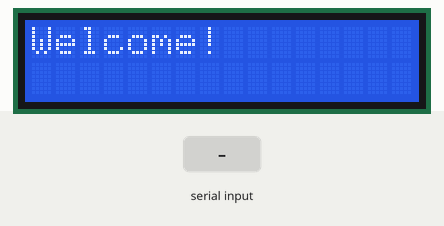
Simulated run of this sketch. Board: Arduino Uno, built with avr-gcc and run on an emulated ATmega328P. Parts: 16×2 character LCD. Inputs (shaded band) come from the test bench. The local clock reads 2024-03-15 10:24:30 at power-on unless the sketch sets it; random numbers use the default seed unless the sketch sets one; what the sketch prints to the serial monitor is not drawn.

Above: at 1.2 s.
1.3 s: "90,45\n" received over the second serial link
At 3.4 s:
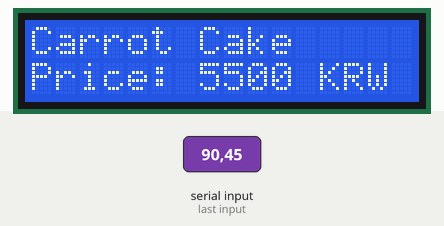
3.8 s: "a90\n" received over the second serial link
At 4.8 s:
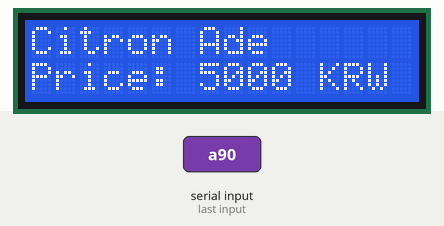
5.3 s: "30,150\n" received over the second serial link
At 5.8 s:
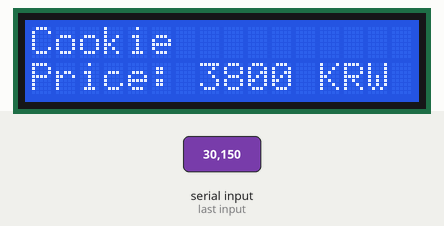
Timing chart, 0 to 8.3 s (numbered marks = the images above; inputs shaded):
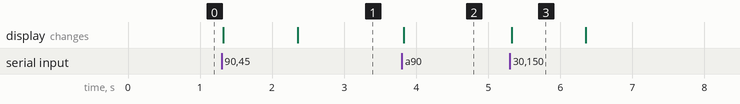

Measured:
- after the input at 1.3 s, the display: first changes at once (image 1 shows a later state)
- after the input at 3.8 s, the display: changes at once (image 2)
- after the input at 5.3 s, the display: changes at once (image 3)
- what the display in image 3 shows lasts 1.1 s, from 5.3 s to 6.4 s

The sketch:

menu_suggestion.ino
```cpp
#include <Wire.h>
#include <LiquidCrystal_I2C.h>
#include <SoftwareSerial.h>
#include <RTClib.h> // RTC 라이브러리 추가

SoftwareSerial bluetoothSerial(2, 3);

LiquidCrystal_I2C lcd(0x27, 16, 2);
RTC_DS1307 rtc; // RTC 객체 생성

String beverages[] = {"Americano", "Cafe Latte", "Vanilla Latte", "Milk Tea Latte", "Grapefruit Ade", "Citron Ade", "YujuPeachGreenTea", "Chamomile Medley", "English BlackFirst", "Pistachio Latte", "PassionFruit&Peach"};
String desserts[] = {"Cookie", "Carrot Cake", "Bagel"};
int drinkPrices[] = {4000, 4500, 5000, 5000, 5000, 5000, 5000, 5000, 5000, 5500, 5700};
int dessertPrices[] = {3800, 5500, 5500};

// String menu[] = {"drink", "dessert"}
// String category[] = {"mbti", "age", "animal", "random"}

void setup() {
  lcd.init();
  lcd.backlight();
  lcd.print("Welcome!");

  // Serial 통신 초기화
  Serial.begin(9600);
  bluetoothSerial.begin(9600);

  // RTC 초기화
  rtc.begin();

  // RTC가 초기화되지 않은 경우 현재 날짜 및 시간 설정
  if (!rtc.isrunning()) {
    rtc.adjust(DateTime(F(__DATE__), F(__TIME__))); // 컴파일한 날짜와 시간으로 설정
  }
}

void loop() {
  // 사용자 입력 받기

  while (!bluetoothSerial.available()) {}
  char firstData = bluetoothSerial.read();
  Serial.print("Received: ");
  Serial.println(firstData);

  while (!bluetoothSerial.available()) {}
  char secondData = bluetoothSerial.read();
  Serial.print("Received: ");
  Serial.println(secondData);

  while (!bluetoothSerial.available()) {}
  char thirdData = bluetoothSerial.read();
  Serial.print("Received: ");
  Serial.println(thirdData);

  String totalData = String(firstData) + String(secondData) + String(thirdData);
  Serial.print("totalData: ");
  Serial.println(totalData);

  // 날짜 정보 가져오기
  DateTime now = rtc.now();

  // totalData와 날짜 정보를 합쳐서 랜덤 시드값으로 사용
  unsigned long seedValue = totalData.toInt() + millis();
  randomSeed(seedValue);

  // 랜덤으로 음료와 디저트 선택
  int beverageChoice = random(sizeof(beverages) / sizeof(beverages[0]));
  int dessertChoice = random(sizeof(desserts) / sizeof(desserts[0]));

  lcd.clear();
  if (firstData == 'a') {
    lcd.print(beverages[beverageChoice]);
    lcd.setCursor(0, 1);
    lcd.print("Price: " + String(drinkPrices[beverageChoice]) + " KRW");
  } else {
    lcd.print(desserts[dessertChoice]);
    lcd.setCursor(0, 1);
    lcd.print("Price: " + String(dessertPrices[dessertChoice]) + " KRW");
  }

  // // 사용자가 "yes" 입력할 때까지 대기
  // while (true) {
  //   if (Serial.available()) {
  //     String input = Serial.readStringUntil('\n');
  //     input.toLowerCase();
  //     if (input == "yes") {
  //       break;
  //     }
  //   }
  // }

  // 잠시 기다림
  delay(1000); // 조정 가능한 딜레이
}
```
